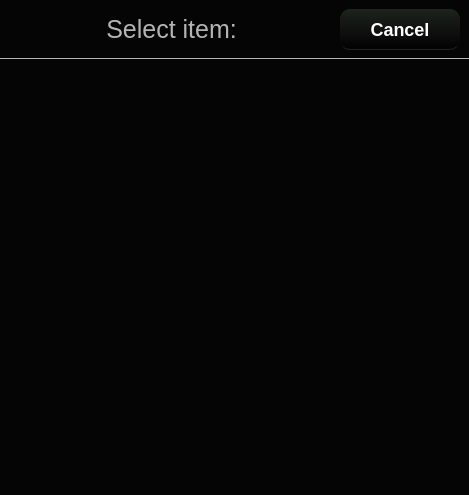
<?xml version="1.0" encoding="UTF-8"?>
<ui version="4.0">
 <class>NSRListSelector</class>
 <widget class="QWidget" name="NSRListSelector">
  <property name="geometry">
   <rect>
    <x>0</x>
    <y>0</y>
    <width>469</width>
    <height>495</height>
   </rect>
  </property>
  <property name="windowTitle">
   <string>Form</string>
  </property>
  <property name="styleSheet">
   <string notr="true">QWidget {
	background-color: rgba(0, 0, 0, 220);
}
</string>
  </property>
  <layout class="QVBoxLayout" name="verticalLayout">
   <property name="margin">
    <number>0</number>
   </property>
   <item>
    <widget class="QFrame" name="frame">
     <property name="styleSheet">
      <string notr="true">QFrame {
	background-color: transparent;
	border-bottom: 1px solid rgb(179, 181, 179);
}</string>
     </property>
     <property name="frameShape">
      <enum>QFrame::NoFrame</enum>
     </property>
     <property name="frameShadow">
      <enum>QFrame::Plain</enum>
     </property>
     <layout class="QHBoxLayout" name="horizontalLayout">
      <item>
       <spacer name="horizontalSpacer">
        <property name="orientation">
         <enum>Qt::Horizontal</enum>
        </property>
        <property name="sizeHint" stdset="0">
         <size>
          <width>40</width>
          <height>20</height>
         </size>
        </property>
       </spacer>
      </item>
      <item>
       <widget class="QLabel" name="promptLabel">
        <property name="styleSheet">
         <string notr="true">QLabel {
	background-color: transparent;
	color: rgb(179, 181, 179);
	font-size: 25px;
	margin-left: 9px;
	margin-right: 9px;
	border: none;
}</string>
        </property>
        <property name="text">
         <string>Select item:</string>
        </property>
        <property name="alignment">
         <set>Qt::AlignCenter</set>
        </property>
       </widget>
      </item>
      <item>
       <spacer name="horizontalSpacer_2">
        <property name="orientation">
         <enum>Qt::Horizontal</enum>
        </property>
        <property name="sizeHint" stdset="0">
         <size>
          <width>40</width>
          <height>20</height>
         </size>
        </property>
       </spacer>
      </item>
      <item>
       <widget class="QPushButton" name="cancelButton">
        <property name="styleSheet">
         <string notr="true">QPushButton {
	background-color: qlineargradient(spread:pad, x1:0.5, y1:0,  x2:0.5, y2:1, stop:0 rgb(29, 35, 29), stop:1 rgb(3, 1, 3));
	color: white;
	border-bottom: 1px solid rgb(29, 35, 29);
	border-radius: 10px;
	min-height: 40px;
	min-width: 120px;
	font-family: Arial;
	font-weight: bold;
	font-size: 18px;
}

QPushButton:pressed {
	background-color: qlineargradient(spread:pad, x1:0.5, y1:0,  x2:0.5, y2:1, stop:0 rgb(19, 25, 19), stop:1 rgb(3, 1, 3));
	color: rgb(99, 101, 99);
}</string>
        </property>
        <property name="text">
         <string>Cancel</string>
        </property>
       </widget>
      </item>
     </layout>
    </widget>
   </item>
   <item>
    <widget class="NSRTreeView" name="treeView">
     <property name="styleSheet">
      <string notr="true">QTreeView {
	background-color: transparent;
	border: none;
	font-size: 25px;
	padding-left: 150px;
	padding-right: 150px;
}

QTreeView::item {
	min-height: 55px;
	color: rgb(179, 181, 179);
}

QTreeView::item:selected {
	background-color: rgb(67, 105, 163);
	border: none;
	border-radius: 8px;
}

QScrollBar:horizontal {
	border: none;
	background: transparent;
	height: 10px;
}

QScrollBar::handle:horizontal {
	background: rgba(40, 40, 40, 220);
	min-width: 50px;
	border-width: 1px;
	border-color: rgba(235, 235, 235, 240);
	border-style: solid;
	border-radius: 5px;
}

QScrollBar::add-line:horizontal {
	background: transparent;
	width: 0px;
	border: none;
}

QScrollBar::sub-line:horizontal {
	background: transparent;
	width: 0px;
	border: none;
}

QScrollBar:up-arrow:horizontal, QScrollBar::down-arrow:horizontal {
	width: 0px;
	height: 0px;
	background: none;
}

 QScrollBar::add-page:horizontal, QScrollBar::sub-page:horizontal {
	background: transparent;
}

QScrollBar:vertical {
	border: none;
	background-color: transparent;
	width: 16px;
}

QScrollBar::handle:vertical {
	background: rgba(40, 40, 40, 220);
	min-height: 50px;
	border-width: 1px;
	border-color: rgba(235, 235, 235, 240);
	border-style: solid;
	border-radius: 5px;
	margin-left: 3px;
	margin-right: 3px;
}
	
QScrollBar::add-line:vertical {
	background: transparent;
	height: 0px;
	border: none;
}

QScrollBar::sub-line:vertical {
	background: transparent;
	height: 0px;
	border: none;
}

QScrollBar:up-arrow:vertical, QScrollBar::down-arrow:vertical {
	width: 0px;
	height: 0px;
	background: none;
}

QScrollBar::add-page:vertical, QScrollBar::sub-page:vertical {
	background: transparent;
}

QWidget  {
	background-color: transparent;
}
</string>
     </property>
    </widget>
   </item>
  </layout>
 </widget>
 <customwidgets>
  <customwidget>
   <class>NSRTreeView</class>
   <extends>QTreeView</extends>
   <header>nsrtreeview.h</header>
  </customwidget>
 </customwidgets>
 <resources/>
 <connections/>
</ui>
